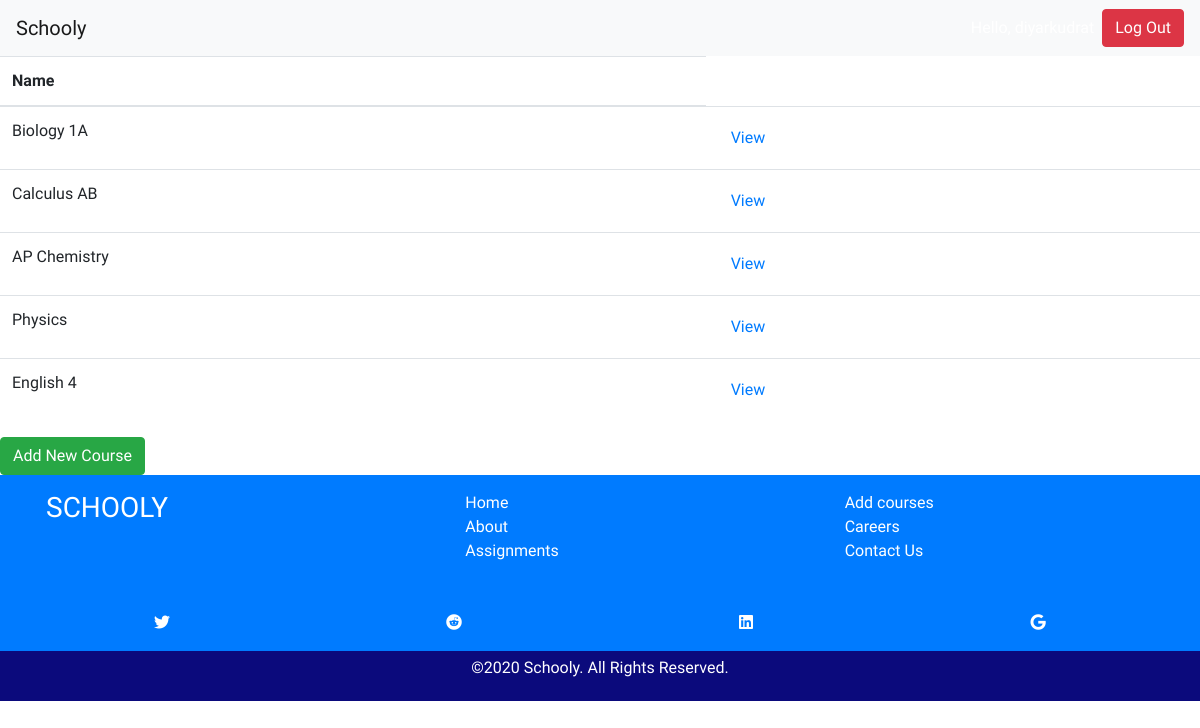
Before: /grades/courses/ (signed in) with the older database file.
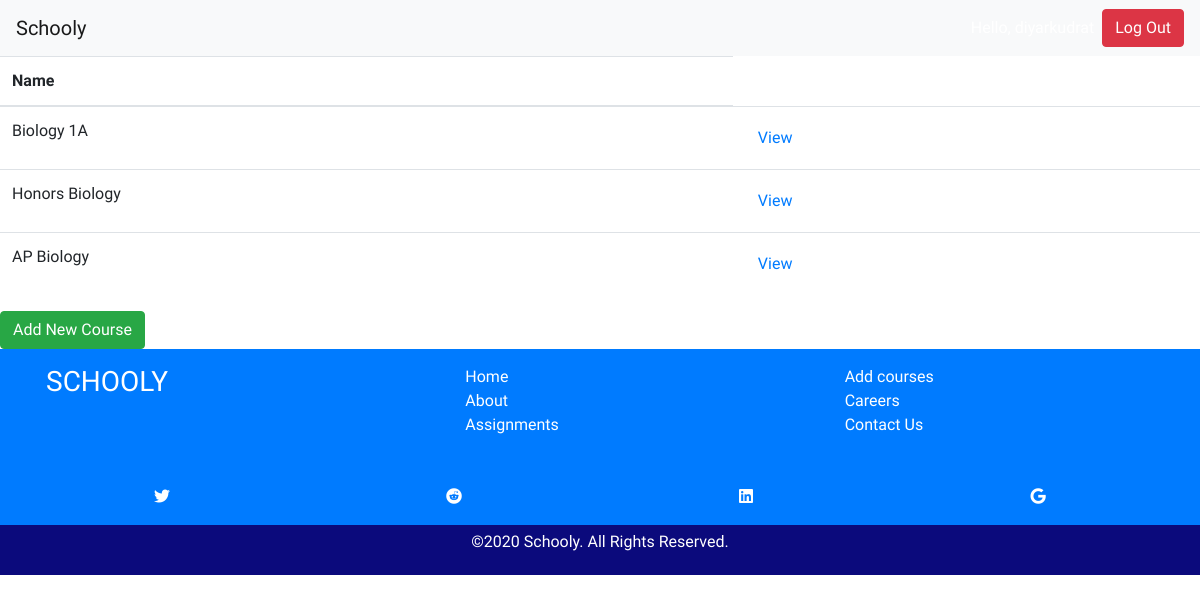
After: the same page with the newer database file.
### classes/models.py (models this page shows, shortened)
class Course(models.Model):
    course_name = models.CharField(max_length=150)
    slug = models.CharField(max_length=30, blank=True, editable=False,
                            help_text="Unique URL path to access this page. Generated by the system.")
    course_teacher = models.CharField(max_length=150, null=True)
    description = models.CharField(max_length=250)
    assigments = models.ManyToManyField(Assignment, blank=True, null=True, related_name="course_assignments")

### classes/views.py (the view)
# urls.py: path('grades/courses/', views.CourseListView.as_view(), name="course-list"),
@method_decorator([login_required], name='dispatch')
class CourseListView(ListView):
    model = Course
    def get(self, request):
        courses = self.get_queryset()
        return render(request, 'grades.html', {
          'courses': courses,
        })

### classes/templates/grades.html
{% extends 'base.html' %}
{% block content %}
  {% if courses %}
    <table class="table">
      <thead>
        <tr>
          <th scope="col">Name</th>
        </tr>
      </thead>
      <tbody>
        {% for course in courses %}
        <tr>
          <td href="#">{{ course.course_name }}</td>
          <td><a class="btn btn-link" href="{% url 'course-detail-page' course.id %}" role="button">View</a></td>
          {% endfor %}
        </tr>
      </tbody>
    </table>
    <a class="btn btn-success" href="{% url 'course-create-page' %}" role="button">Add New Course</a>
  {% endif %}
{% endblock %}

Changed rows visible on the page:
removed Course: course_name "Calculus AB"
removed Course: course_name "AP Chemistry"
removed Course: course_name "Physics"
removed Course: course_name "English 4"
added Course: course_name "Honors Biology"
added Course: course_name "AP Biology"
